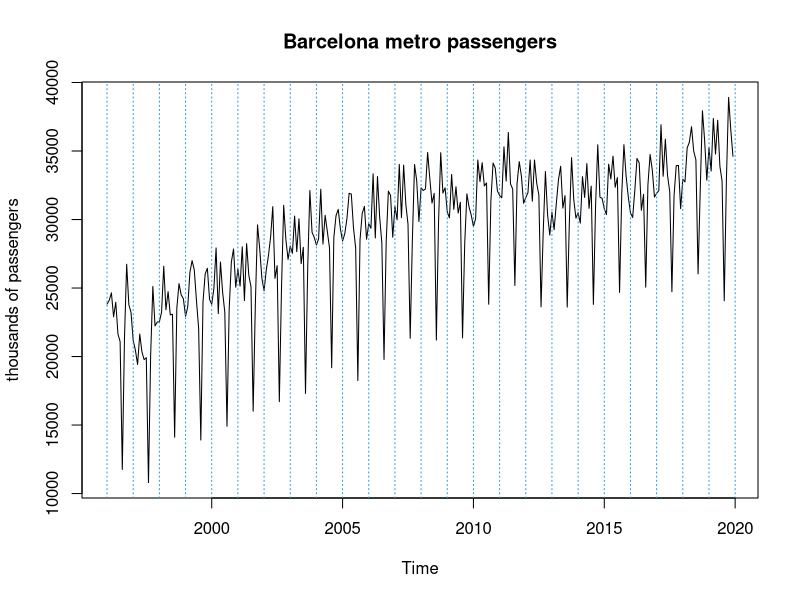
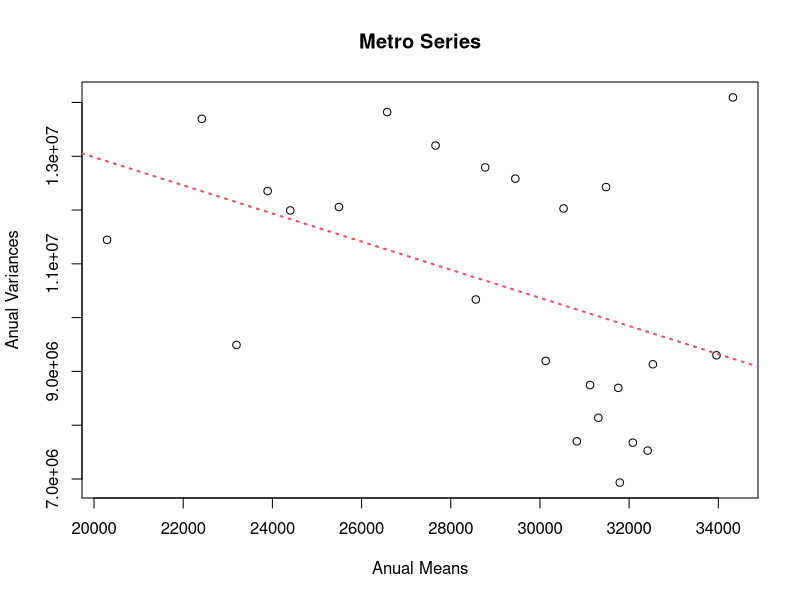
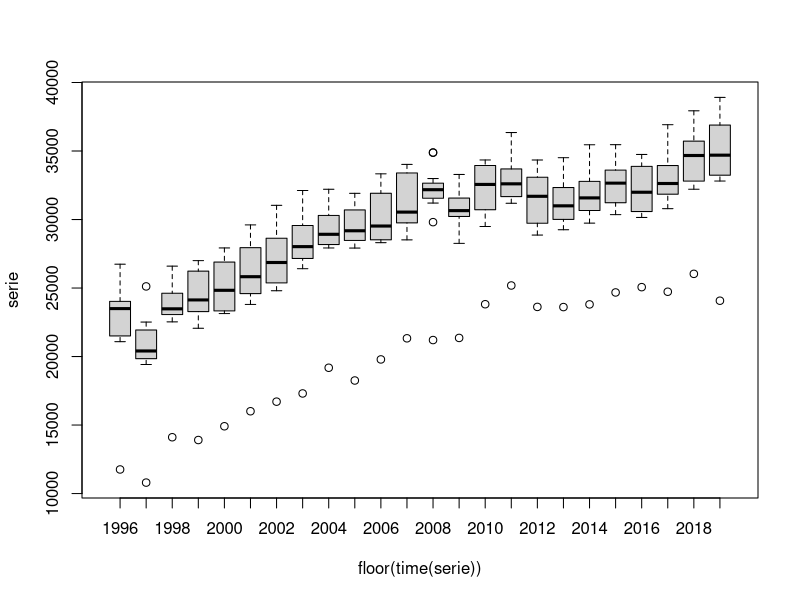
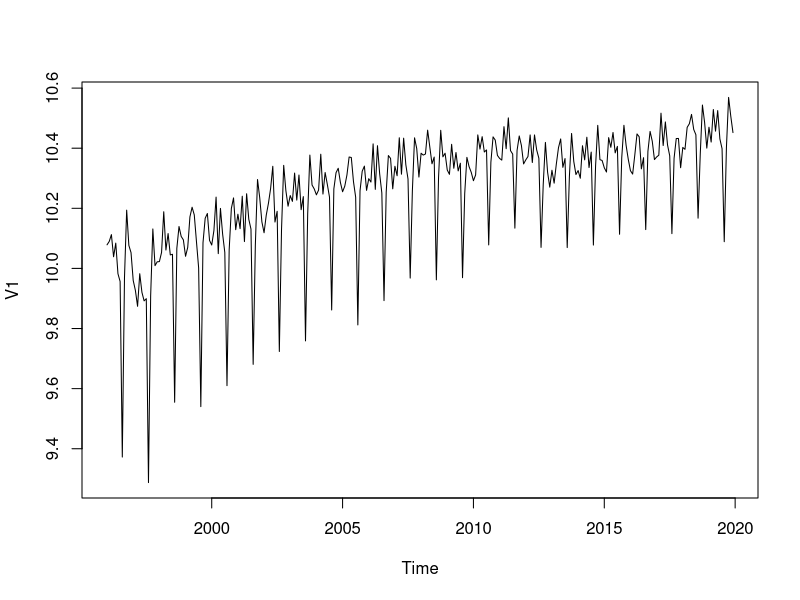
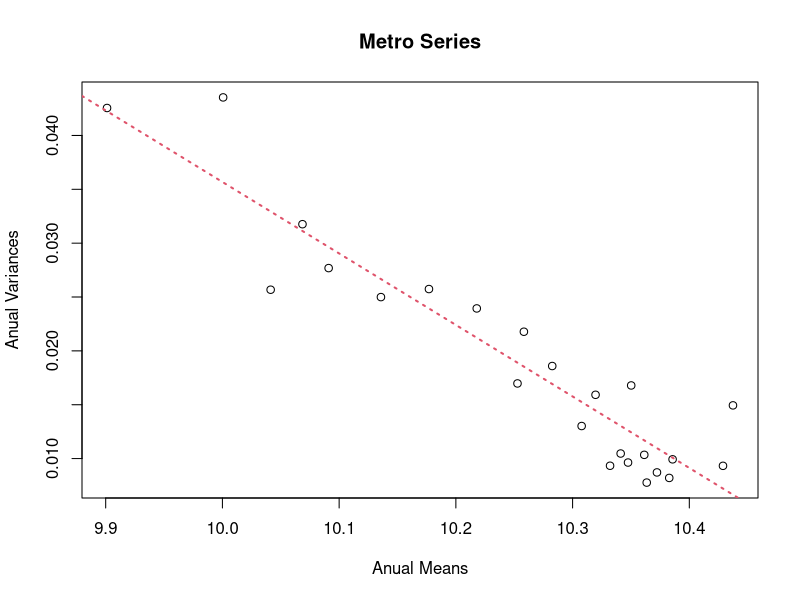
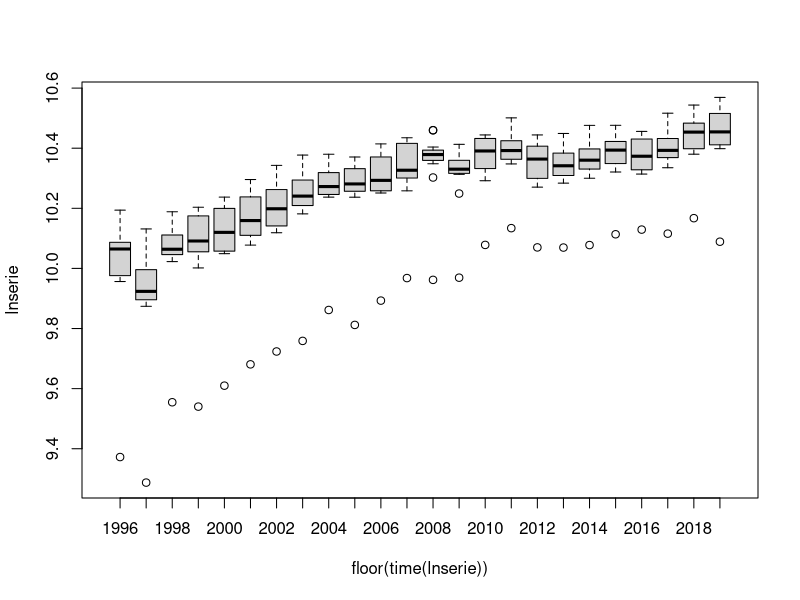
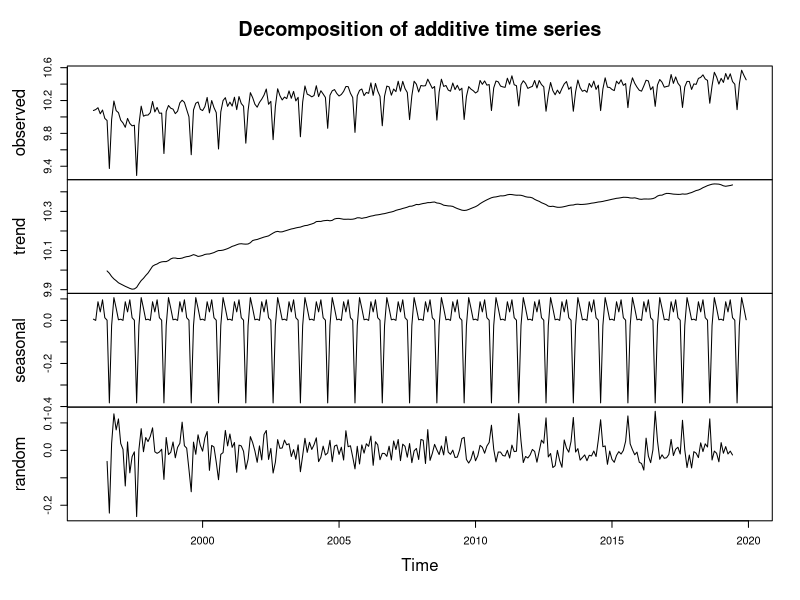
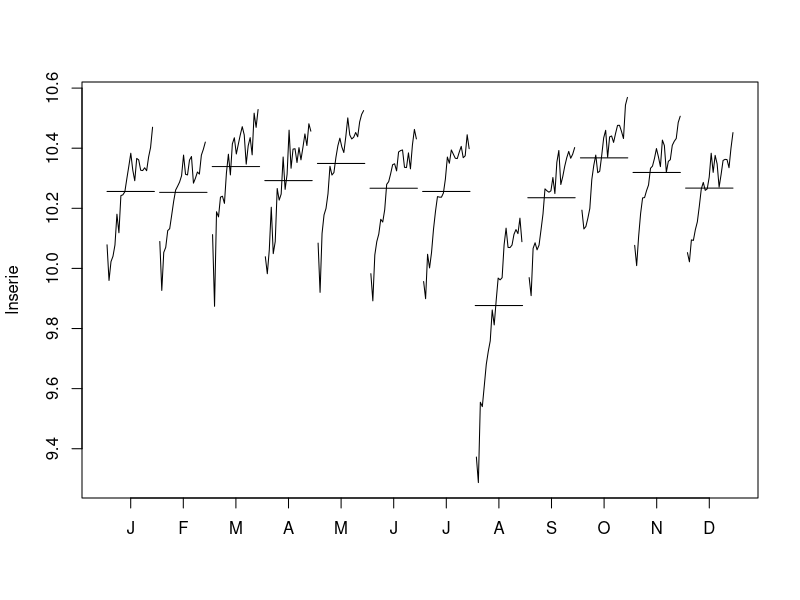

These figures' R source, in order:
## ---- chunk 1
serie=window(ts(read.table("metro.dat"),start=1996,freq=12))
print(round(serie,0))
plot(serie,main="Barcelona metro passengers",ylab="thousands of passengers")
abline(v=1996:2020,lty=3,col=4)

## ---- chunk 2
m=apply(matrix(serie,nr=12),2,mean)
v=apply(matrix(serie,nr=12),2,var)
plot(m,v,xlab="Anual Means",ylab="Anual Variances",main="Metro Series")
abline(lm(v~m),col=2,lty=3,lwd=2)
boxplot(serie~floor(time(serie)))
## ---- chunk 3
lnserie=log(serie)
plot(lnserie)
m=apply(matrix(lnserie,nr=12),2,mean)
v=apply(matrix(lnserie,nr=12),2,var)
plot(m,v,xlab="Anual Means",ylab="Anual Variances",main="Metro Series")
abline(lm(v~m),col=2,lty=3,lwd=2)
boxplot(lnserie~floor(time(lnserie)))
## ---- chunk 4
plot(decompose(lnserie))
monthplot(lnserie)
ts.plot(matrix(lnserie,nrow=12))
## ---- chunk 5
d12lnserie=diff(lnserie,12)
plot(d12lnserie)
abline(h=0)
## ---- chunk 6
d1d12lnserie=diff(d12lnserie,1)
plot(d1d12lnserie)
abline(h=0)
abline(h=mean(d1d12lnserie),col=2,lwd=2)
## ---- chunk 7
d1d1d12lnserie=diff(d1d12lnserie,1)
plot(d1d1d12lnserie)
abline(h=0)

var(lnserie)
var(d12lnserie)
var(d1d12lnserie)
var(d1d1d12lnserie)
## ---- chunk 8
par(mfrow=c(1,2))
acf(d1d12lnserie,ylim=c(-1,1),col=c(2,rep(1,11)),lwd=2,lag.max=72)
pacf(d1d12lnserie,ylim=c(-1,1),col=c(rep(1,11),2),lwd=2,lag.max=72)
par(mfrow=c(1,1))
## ---- chunk 9
(mod=arima(d1d12lnserie,order=c(2,0,0),seasonal=list(order=c(1,0,0),period=12)))
abs(mod$coef/sqrt(diag(mod$var.coef)))
## ---- chunk 10
(mod=arima(lnserie,order=c(2,1,0),seasonal=list(order=c(1,1,0),period=12)))
abs(mod$coef/sqrt(diag(mod$var.coef)))
## ---- chunk 11
(mod=arima(d1d12lnserie,order=c(0,0,1),seasonal=list(order=c(1,0,0),period=12)))
abs(mod$coef/sqrt(diag(mod$var.coef)))
## ---- chunk 12
(mod=arima(lnserie,order=c(0,1,1),seasonal=list(order=c(1,1,0),period=12)))
abs(mod$coef/sqrt(diag(mod$var.coef)))
